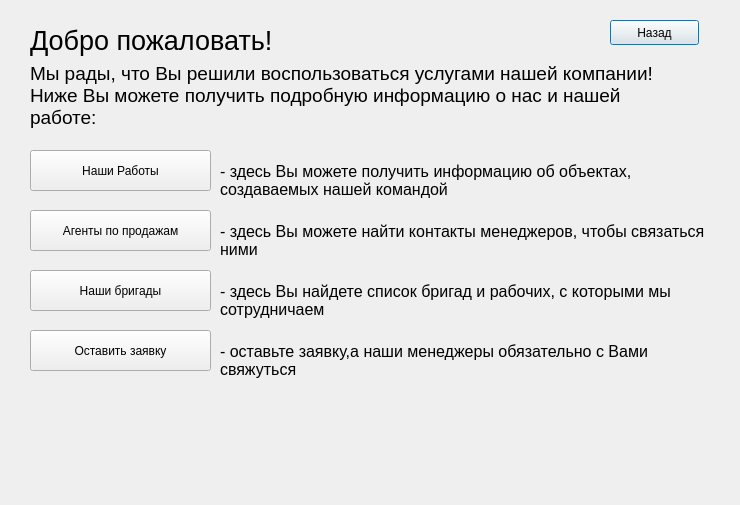
<?xml version="1.0" encoding="UTF-8"?>
<ui version="4.0">
 <class>guest</class>
 <widget class="QDialog" name="guest">
  <property name="geometry">
   <rect>
    <x>0</x>
    <y>0</y>
    <width>740</width>
    <height>505</height>
   </rect>
  </property>
  <property name="windowTitle">
   <string>Меню гостя</string>
  </property>
  <widget class="QLabel" name="label">
   <property name="geometry">
    <rect>
     <x>30</x>
     <y>10</y>
     <width>351</width>
     <height>61</height>
    </rect>
   </property>
   <property name="font">
    <font>
     <pointsize>20</pointsize>
    </font>
   </property>
   <property name="text">
    <string>Добро пожаловать!</string>
   </property>
  </widget>
  <widget class="QPushButton" name="btnBack">
   <property name="geometry">
    <rect>
     <x>610</x>
     <y>20</y>
     <width>89</width>
     <height>25</height>
    </rect>
   </property>
   <property name="text">
    <string>Назад</string>
   </property>
  </widget>
  <widget class="QPushButton" name="btnOurObjects">
   <property name="geometry">
    <rect>
     <x>30</x>
     <y>150</y>
     <width>181</width>
     <height>41</height>
    </rect>
   </property>
   <property name="text">
    <string>Наши Работы</string>
   </property>
  </widget>
  <widget class="QPushButton" name="btnManagers">
   <property name="geometry">
    <rect>
     <x>30</x>
     <y>210</y>
     <width>181</width>
     <height>41</height>
    </rect>
   </property>
   <property name="text">
    <string>Агенты по продажам</string>
   </property>
  </widget>
  <widget class="QPushButton" name="btnBrigades">
   <property name="geometry">
    <rect>
     <x>30</x>
     <y>270</y>
     <width>181</width>
     <height>41</height>
    </rect>
   </property>
   <property name="text">
    <string>Наши бригады</string>
   </property>
  </widget>
  <widget class="QPushButton" name="btnApplication">
   <property name="geometry">
    <rect>
     <x>30</x>
     <y>330</y>
     <width>181</width>
     <height>41</height>
    </rect>
   </property>
   <property name="text">
    <string>Оставить заявку</string>
   </property>
  </widget>
  <widget class="QLabel" name="label_2">
   <property name="geometry">
    <rect>
     <x>30</x>
     <y>60</y>
     <width>641</width>
     <height>71</height>
    </rect>
   </property>
   <property name="font">
    <font>
     <pointsize>14</pointsize>
    </font>
   </property>
   <property name="text">
    <string>Мы рады, что Вы решили воспользоваться услугами нашей компании! Ниже Вы можете получить подробную информацию о нас и нашей работе: </string>
   </property>
   <property name="wordWrap">
    <bool>true</bool>
   </property>
  </widget>
  <widget class="QLabel" name="label_3">
   <property name="geometry">
    <rect>
     <x>220</x>
     <y>160</y>
     <width>491</width>
     <height>41</height>
    </rect>
   </property>
   <property name="font">
    <font>
     <pointsize>12</pointsize>
    </font>
   </property>
   <property name="text">
    <string>- здесь Вы можете получить информацию об объектах, создаваемых нашей командой</string>
   </property>
   <property name="wordWrap">
    <bool>true</bool>
   </property>
  </widget>
  <widget class="QLabel" name="label_4">
   <property name="geometry">
    <rect>
     <x>220</x>
     <y>220</y>
     <width>491</width>
     <height>41</height>
    </rect>
   </property>
   <property name="font">
    <font>
     <pointsize>12</pointsize>
    </font>
   </property>
   <property name="text">
    <string>- здесь Вы можете найти контакты менеджеров, чтобы связаться ними</string>
   </property>
   <property name="wordWrap">
    <bool>true</bool>
   </property>
  </widget>
  <widget class="QLabel" name="label_5">
   <property name="geometry">
    <rect>
     <x>220</x>
     <y>280</y>
     <width>491</width>
     <height>41</height>
    </rect>
   </property>
   <property name="font">
    <font>
     <pointsize>12</pointsize>
    </font>
   </property>
   <property name="text">
    <string>- здесь Вы найдете список бригад и рабочих, с которыми мы сотрудничаем</string>
   </property>
   <property name="wordWrap">
    <bool>true</bool>
   </property>
  </widget>
  <widget class="QLabel" name="label_6">
   <property name="geometry">
    <rect>
     <x>220</x>
     <y>340</y>
     <width>491</width>
     <height>41</height>
    </rect>
   </property>
   <property name="font">
    <font>
     <pointsize>12</pointsize>
    </font>
   </property>
   <property name="text">
    <string>- оставьте заявку,а наши менеджеры обязательно с Вами свяжуться</string>
   </property>
   <property name="wordWrap">
    <bool>true</bool>
   </property>
  </widget>
 </widget>
 <resources/>
 <connections/>
</ui>
